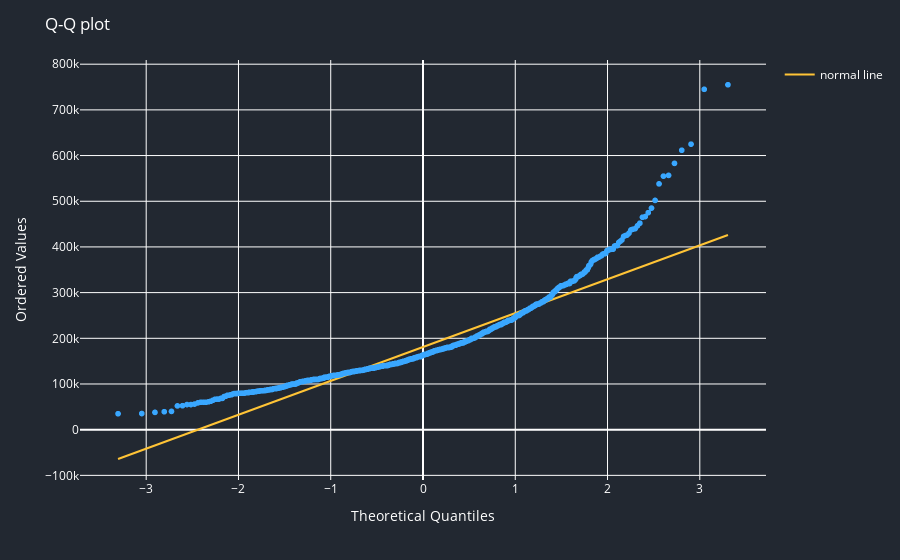

The notebook cell saved with this chart:
### Code cell
# Create a Q-Q plot
qq_data = stats.probplot(df['SalePrice'], dist="norm")
qq_fig = px.scatter(
    x=qq_data[0][0],
    y=qq_data[0][1],
    labels={'x': 'Theoretical Quantiles', 'y': 'Ordered Values'},
    color_discrete_sequence=["#39A7FF"]
)

# Set layout for the Q-Q plot
qq_fig.update_layout(
    title="Q-Q plot",
    plot_bgcolor='#222831',
    paper_bgcolor='#222831',
    font=dict(color='#FFFFFF')
)

# Calculate the line of best fit
slope, intercept, r_value, p_value, std_err = stats.linregress(qq_data[0][0] ,qq_data[0][1] )
line_x = np.array(qq_data[0][0])
line_y = intercept + slope*line_x

# Add the line of best fit to the Q-Q plot
line_data = go.Scatter(
     x=line_x,
     y=line_y,
     mode='lines',
     name='normal line',
     line=dict(color='#FFC436')     
)
qq_fig.add_trace(line_data)

### Figure 1 — Plotly figure (JSON) as saved in the notebook; plotly's stock layout.template omitted (floating-point values rounded to 4 significant figures; data arrays with more than 128 entries replaced by an {"elided": "..."} marker saying what was removed)
{"data": [{"hovertemplate": "Theoretical Quantiles=%{x}<br>Ordered Values=%{y}<extra></extra>", "legendgroup": "", "marker": {"color": "#39A7FF", "symbol": "circle"}, "mode": "markers", "name": "", "showlegend": false, "type": "scattergl", "x": {"elided": "1460 float values"}, "xaxis": "x", "y": {"elided": "1460 int values"}, "yaxis": "y"}, {"line": {"color": "#FFC436"}, "mode": "lines", "name": "normal line", "type": "scatter", "x": {"elided": "1460 float values"}, "y": {"elided": "1460 float values"}}], "layout": {"autosize": true, "font": {"color": "#FFFFFF"}, "legend": {"tracegroupgap": 0}, "margin": {"t": 60}, "paper_bgcolor": "#222831", "plot_bgcolor": "#222831", "title": {"text": "Q-Q plot"}, "xaxis": {"anchor": "y", "autorange": true, "domain": [0, 1], "range": [-3.709, 3.709], "title": {"text": "Theoretical Quantiles"}, "type": "linear"}, "yaxis": {"anchor": "x", "autorange": true, "domain": [0, 1], "range": [-110600.0, 817200.0], "title": {"text": "Ordered Values"}, "type": "linear"}}}
